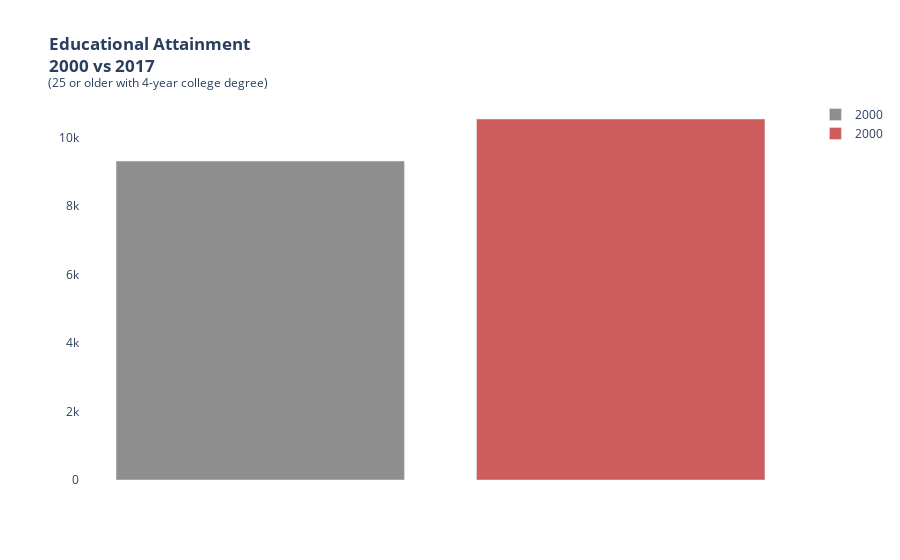

This figure's notebook cell:
### Code cell
fig = go.Figure()

fig.add_traces(go.Bar(
        x=['2000'],
        y=[total_ed_df.loc[0,'Ed_Att']],
        name= '2000',
        marker_color='rgb(142, 142, 142)'
))

fig.add_traces(go.Bar(
        x=['2017'],
        y=[total_ed_df.loc[1,'Ed_Att']],
        name= '2000',
        marker_color='rgb(205, 92, 92)'
))

fig.update_layout(
        title="<b> Educational Attainment</b><br><b> 2000 vs 2017</b><br><sup> (25 or older with 4-year college degree)</sup>",
        xaxis=dict(title='Education'),
        yaxis=dict(title=''),
        barmode='group',
        plot_bgcolor='rgba(0, 0, 0, 0)'
)

fig.update_xaxes(tickfont=dict(size=12), title_text='', showticklabels=False)

### Figure 1 — Plotly figure (JSON) as saved in the notebook; plotly's stock layout.template omitted (floating-point values rounded to 4 significant figures)
{"data": [{"marker": {"color": "rgb(142, 142, 142)"}, "name": "2000", "type": "bar", "x": ["2000"], "y": [9313]}, {"marker": {"color": "rgb(205, 92, 92)"}, "name": "2000", "type": "bar", "x": ["2017"], "y": [10542]}], "layout": {"barmode": "group", "plot_bgcolor": "rgba(0, 0, 0, 0)", "title": {"text": "<b> Educational Attainment</b><br><b> 2000 vs 2017</b><br><sup> (25 or older with 4-year college degree)</sup>"}, "xaxis": {"showticklabels": false, "tickfont": {"size": 12}, "title": {"text": ""}}, "yaxis": {"title": {"text": ""}}}}
